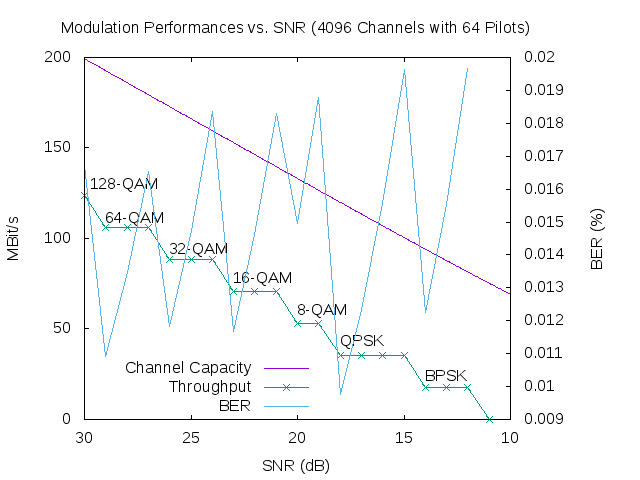

The gnuplot source for this figure:
set terminal png
set datafile separator ","

set output "snr_wifi.png"
set title "Modulation Performances vs. SNR (4096 Channels with 64 Pilots)"
set xlabel "SNR (dB)"
set xrange [30:10]
set ylabel "MBit/s"
set yrange [0:200]
set y2label "BER (%)"
set y2tics nomirror
set ytics nomirror
set key bottom left

set label "128-QAM" at 29.7,130
set label "64-QAM" at 29,111
set label "32-QAM" at 26,94
set label "16-QAM" at 23,78
set label "8-QAM" at 20,60
set label "QPSK" at 18,43
set label "BPSK" at 14,24
f(x)=20*log(1+10**(x/10))/log(2)
plot f(x) t "Channel Capacity", \
    "snr.txt" u 1:($3*0.9) w linespoints axes x1y1 t "Throughput", \
    "snr.txt" u 1:4 w lines axes x1y2 t "BER"
